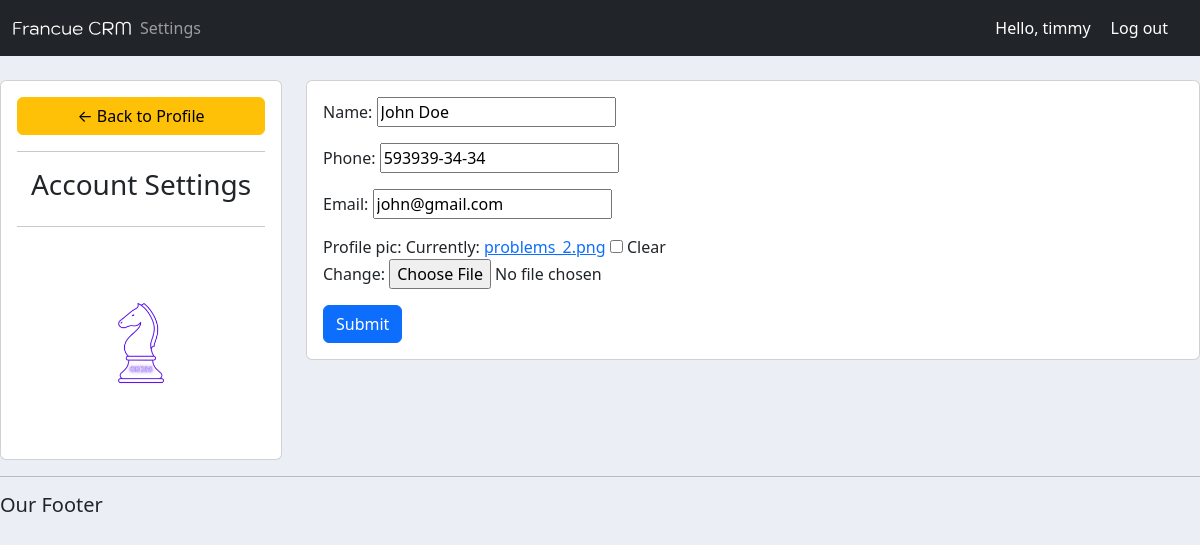
/account/ (signed in), run on the app's committed database.
### accounts/models.py (models this page shows, shortened)
class Customer(models.Model):
    user = models.OneToOneField(User, null=True, blank=True, on_delete=models.CASCADE)
    name = models.CharField(max_length=200, null=True)
    phone = models.CharField(max_length=200, null=True)
    email = models.CharField(max_length=200, null=True)
    profile_pic = models.ImageField(default="problems.png", null=True, blank=True)
    date_created = models.DateTimeField(auto_now_add=True)

### accounts/decorators.py (the view)
        def wrapper_func(request, *args, **kwargs):
            group = None
            if request.user.groups.exists():
                group = request.user.groups.all()[0].name
            if group in allowed_roles:
                return view_func(request, *args, **kwargs)
            else:
                return HttpResponse('You are not authorized to view this page!')

### accounts/form.py
class CustomerForm(ModelForm):
    class Meta:
        model = Customer
        exclude = ['user']

### accounts/views.py (called while the page is built)
@login_required(login_url='login')
@allowed_users(allowed_roles=['customer'])
def accountSettings(request):
    customer = request.user.customer
    form = CustomerForm(instance=customer)
    if request.method == 'POST':
        form = CustomerForm(request.POST, request.FILES, instance=customer)
        if form.is_valid():
            form.save()
    context = {
        'form': form
    }
    return render(request, 'accounts/account_settings.html', context)

### accounts/templates/accounts/account_settings.html (shortened to what this page needs)
{% extends "accounts/main.html" %}
{% load static %}
{% block content %}
<br>
<div class="row">
    <div class="col-md-3">
        <div class="card card-body">
            <a class="btn btn-warning" href="{% url 'home' %}"> &#8592; Back to Profile </a>
            <hr>
            <h3 style="text-align: center">Account Settings</h3>
            <hr>
            <img class="profile-pic" src="{{request.user.customer.profile_pic.url}}">
        </div>
    </div>
    <div class="col md-9">
        <div class="card card-body">
            <form method="POST" action="" enctype="multipart/form-data">
                {{form.as_p}}
                <input class="btn btn-primary" type="submit" name="Update Information">
            </form>
        </div>
    </div>
</div>
{% endblock content %}

### accounts/templates/accounts/navbar.html (shortened to what this page needs)
{% load static %}
<nav class="navbar navbar-expand-lg navbar-dark bg-dark">
    <div class="container-fluid">
      <img src="{% static 'images/logo.svg' %}" width="120px">
      <div class="collapse navbar-collapse" id="navbarNav">
        <ul class="navbar-nav">
          {% if request.user.is_staff %}
            <li class="nav-item">
              <a class="nav-link active" href="{% url 'home' %}">Dashboard</a>
            </li>
            <li class="nav-item">
              <a class="nav-link" href="{% url 'products' %}">Products</a>
            </li>
          {% else %}
            <li class="nav-item">
              <a class="nav-link" href="{% url 'account' %}">Settings</a>
            </li>
          {% endif %}
        </ul>
      </div>
      <span class="hello-msg">Hello, {{ request.user }}</span>
      <span><a class="hello-msg" href="{% url 'logout' %}">Log out</a></span>
    </div>
</nav>

### static/css/main.css (style rules this page uses)
body { background-color: #ebeff5; }

### accounts/templates/accounts/navbar.html (style rules this page uses)
.hello-msg { fontsize: 18px; color: #fff; margin-right: 20px; text-decoration: none; }

### accounts/templates/accounts/account_settings.html (style rules this page uses)
.profile-pic { max-width: 200px; max-height: 200px; margin: 0 auto; border-radius: 50%; }

### data on the page
Customer: name "John Doe", phone "593939-34-34", email "john@gmail.com"

### other printed values
{{ request.user }} "timmy"
